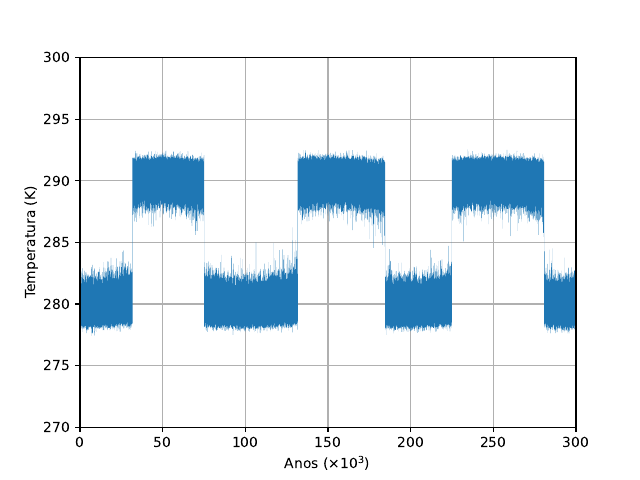

Source code (Python):
import numpy as np
import matplotlib.pyplot as plt
from tqdm.auto import trange

rng = np.random.default_rng(seed=0)


def dU_dT(T, U0, T1, T2):
    return 32 * U0 * (T - T1) * (T - T2) * (2 * T - T1 - T2) / (T1 - T2) ** 4


def d2U_dT2(T, U0, T1, T2):
    return (
        32
        * (6 * T**2 - 6 * T * T1 + T1**2 - 6 * T * T2 + 4 * T1 * T2 + T2**2)
        * U0
        / (T1 - T2) ** 4
    )


# Parâmetros
T1 = 280.0
T2 = 290.0
g = 1.0
U0 = g**2/(2 * 0.12)  # 1e0
periodo = 1e5
omega = 2 * np.pi / periodo
epsilon = 0.001 * 340
dt = 0.01
t_f = 300.0 * 1e3
n = int(t_f // dt)
# n //= 4
t = dt * np.arange(n)

T_0 = np.copy(T2)
T = np.zeros(shape=n)
T[0] = T_0

# eta = rng.choice(
#     a=np.array([- 1, 1]) / np.sqrt(dt),
#     size=n
# )
# eta = rng.normal(
#     loc=0.0,
#     # scale=1.0 / np.sqrt(dt),
#     scale=1.0,
#     size=n
# )

dW = rng.normal(
    loc=0.0,
    scale=np.sqrt(dt),
    size=n,
)  # Ver o arquivo wiener.py

# Prescrição de Itô
# T(t + dt) = T(t) + dt * ( -U'(T) + g * eta(t) )
# dT = dt * ( -U'(T)) + g * dW
for i in trange(n - 1, desc="Trabalho"):
    F_i = -dU_dT(T[i], U0, T1, T2) - epsilon * np.cos(omega * t[i])
    T[i + 1] = T[i] + dt * F_i + g * dW[i]


fig, ax = plt.subplots()

# fig.set_size_inches(10, 10)

ax.grid(visible=True)

ax.set_xlabel("Anos ($\\times 10^3$)")
ax.set_xlim(0, t_f / 1e3)

ax.set_ylabel("Temperatura (K)")
ax.set_ylim(T1 - 10, T2 + 10)

ax.plot(
    t / 1e3,
    T,
    linewidth=0.1,
)

fig.savefig(
    fname="trabalho.pdf",
    dpi=300,
)

# plt.show()
